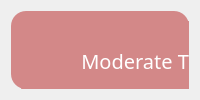
           <widget class="QWidget" name="page_moderateThinness">
            <layout class="QVBoxLayout" name="verticalLayout_3">
             <item>
              <widget class="QWidget" name="widget_13" native="true">
               <property name="styleSheet">
                <string notr="true">background-color: rgb(211, 136, 136);
border-radius: 15px;</string>
               </property>
               <widget class="QLabel" name="label_26">
                <property name="geometry">
                 <rect>
                  <x>10</x>
                  <y>10</y>
                  <width>301</width>
                  <height>81</height>
                 </rect>
                </property>
                <property name="font">
                 <font>
                  <family>Arial Black</family>
                  <pointsize>15</pointsize>
                 </font>
                </property>
                <property name="text">
                 <string>&lt;html&gt;&lt;head/&gt;&lt;body&gt;&lt;p&gt;&lt;span style=&quot; color:#ffffff;&quot;&gt;Moderate Thinness&lt;/span&gt;&lt;/p&gt;&lt;/body&gt;&lt;/html&gt;</string>
                </property>
                <property name="alignment">
                 <set>Qt::AlignCenter</set>
                </property>
               </widget>
               <widget class="QLabel" name="label_46">
                <property name="geometry">
                 <rect>
                  <x>10</x>
                  <y>90</y>
                  <width>301</width>
                  <height>71</height>
                 </rect>
                </property>
                <property name="styleSheet">
                 <string notr="true">image: url(:/resource/sad (1).png);</string>
                </property>
                <property name="text">
                 <string/>
                </property>
               </widget>
              </widget>
             </item>
            </layout>
           </widget>
